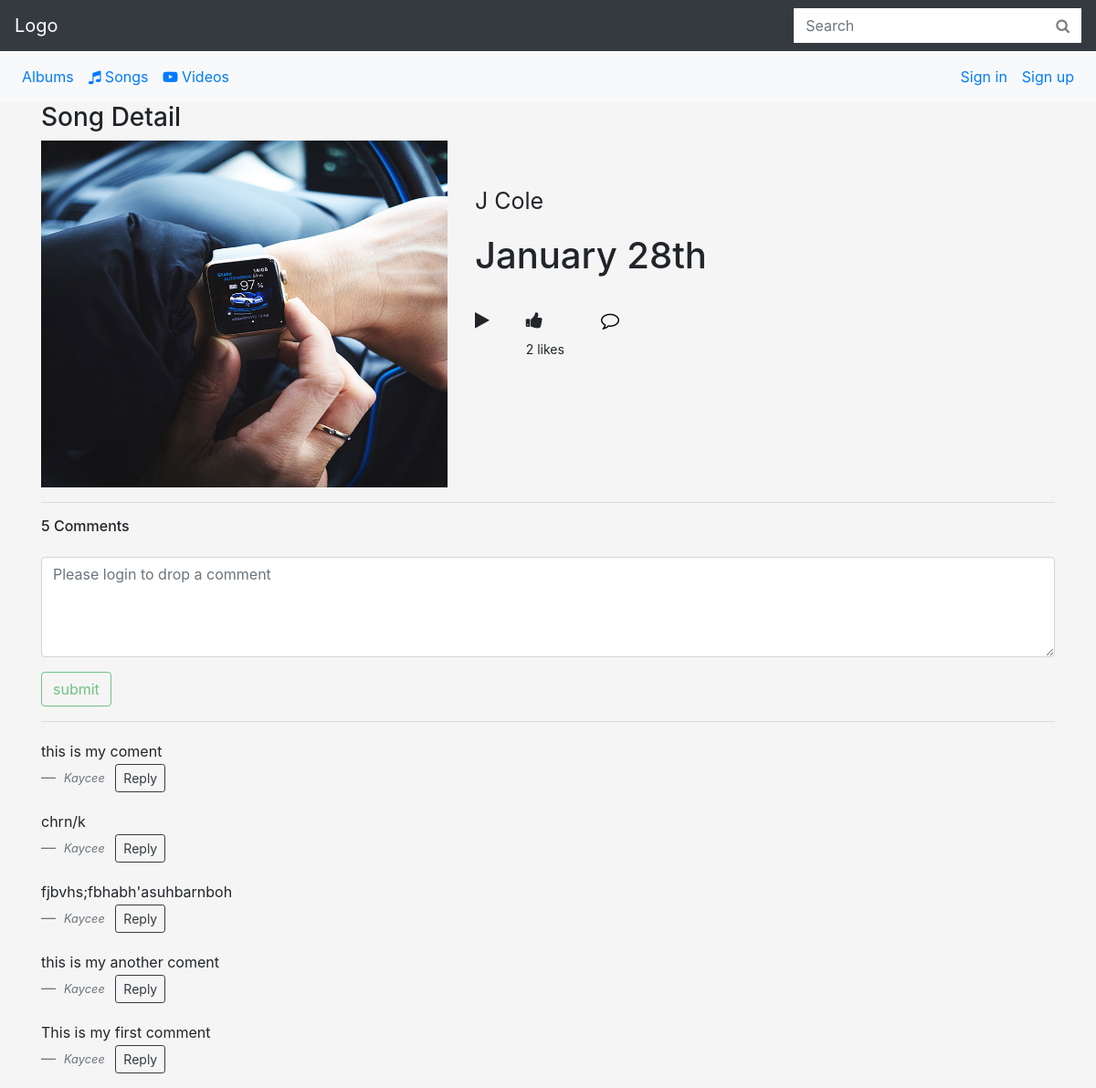
/music/3/j-cole-january-28th/, run on the app's committed database.
### music/models.py (models this page shows, shortened)
class Song(models.Model):
    album = models.ForeignKey(Album, on_delete=models.CASCADE, blank=True, null=True)
    artist = models.CharField(max_length=200)
    song_title = models.CharField(max_length=250)
    slug = models.SlugField()
    cover_photo = models.ImageField(default='default.png', blank=True)
    likes = models.ManyToManyField(User, related_name='likes', blank=True)
    class Meta:
        ordering = ['-id']
    def total_likes(self):
        return self.likes.count()

class SongComment(models.Model):
    song = models.ForeignKey(Song, on_delete=models.CASCADE)
    user = models.ForeignKey(User, on_delete=models.CASCADE)
    content = models.TextField(max_length=500)
    reply = models.ForeignKey('SongComment', null=True, related_name='replies', on_delete=models.CASCADE)
    timestamp = models.DateTimeField(auto_now_add=True)

### music/views.py (the view)
# urls.py: re_path('(?P<id>[0-9])/(?P<slug>[\w-]+)/', views.song_detail, name='song_detail'),
def song_detail(request, id, slug):
    song = get_object_or_404(Song, id=id, slug=slug)  # song = Song.objects.get(slug=slug)
    comments = SongComment.objects.filter(song=song, reply=None).order_by('-id')
    is_liked = False
    if song.likes.filter(id=request.user.id).exists():
        is_liked = True
    if request.method == 'POST':
        comment_form = SongCommentForm(request.POST or None)
        if comment_form.is_valid():
            content = request.POST.get('content')
            reply_id = request.POST.get('comment_id')
            comment_qs = None
            if reply_id:
                comment_qs = SongComment.objects.get(id=reply_id)
            comment = SongComment.objects.create(song=song, user=request.user, content=content, reply=comment_qs)
            comment.save()
    else:
        comment_form = SongCommentForm()
    context = {
        'song': song,
        'is_liked': is_liked,
        'total_likes': song.total_likes(),
        'comments': comments,
        'comment_form': comment_form,
    }
    if request.is_ajax():
        html = render_to_string('music/song_comments.html', context, request=request)
        return JsonResponse({'form': html})
    return render(request, 'music/song_detail.html', context)

### music/forms.py
class SongCommentForm(forms.ModelForm):
    content = forms.CharField(
        label="",
        widget=forms.Textarea(
            attrs={
                'class': 'form-control',
                'placeholder': 'Please login to drop a comment',
                'rows': '4',
                'cols': '50'
            }
        )
    )
    class Meta:
        model = SongComment
        fields = ('content',)

### music/templates/music/song_detail.html
{% extends 'base_template.html' %}
{% block content %}
<div id="navbar-section">
    {% include 'navbar.html' %}
</div>
<div class="container">
    <div class="row">
        <div class="col-sm-5">
            <h3> Song Detail </h3>
            <img src="{{song.cover_photo.url}}" class="img-fluid" style="height:380px; width:100%;">
        </div>
        <div class="col-sm-7" style="padding-top:90px" id="song-info">
            <p style="font-size:25px">{{song.artist}}</p>
            <h1>{{song.song_title}}</h1>
            <br>
            <ul>
                <li><i class="fa fa-play"></i></li>
                <li>
                    <div id="song-like-section">
                        {% include 'music/song_like_section.html' %}
                    </div>
                </li>
                <li><a href="#comment-div" style="color:black"><i class="fa fa-comment-o"></i></a></li>
            </ul>
        </div>
    </div>
    <hr>
</div>
<div class="container" id="comment-div">
    {% include 'music/song_comments.html' %}
</div>
{% endblock %}

### music/templates/music/song_comments.html (shortened to what this page needs)
    <h6>{{ comments.count }} Comment{{ comments|pluralize}}</h6>
    <form method="post" class=" comment-form mt-4" action=".">
        {{ comment_form.as_p }}
        {% if request.user.is_authenticated %}
            <input type="submit" value="submit" class="btn btn-outline-success">
        {% else %}
            <input type="submit" value="submit" class="btn btn-outline-success" disabled>
        {% endif %}
    </form>
    <hr>
    <div id="main-comment-section">
        {% for comment in comments %}
        <blockquote class="blockquote">
            <p class="mb-0"><small>{{ comment.content }}</small></p>
            <footer class="blockquote-footer"> <small><cite title="by "> {{ comment.user|capfirst }} </cite></small>
                <button type="button" name="button" class="reply-btn btn btn-outline-dark btn-sm ml-2">Reply</button>
            </footer>
        </blockquote>
        {% endfor %}
    </div>

### assets/styles.css (style rules this page uses)
body { background-color: #f5f5f5; }
#song-info ul { list-style-type: none; margin:0; padding:0; overflow: hidden; }
#song-info li { float:left; padding-right:40px; font-size:20px; }

### data on the page
Song: cover_photo (picture), artist "J Cole", song_title "January 28th"
SongComment: content "this is my coment", user "Kaycee"
SongComment: content "chrn/k", user "Kaycee"
SongComment: content "fjbvhs;fbhabh'asuhbarnboh", user "Kaycee"
SongComment: content "this is my another coment", user "Kaycee"
SongComment: content "This is my first comment", user "Kaycee"

### other printed values
{{ total_likes }} "2"
{{ comments.count }} "5"
